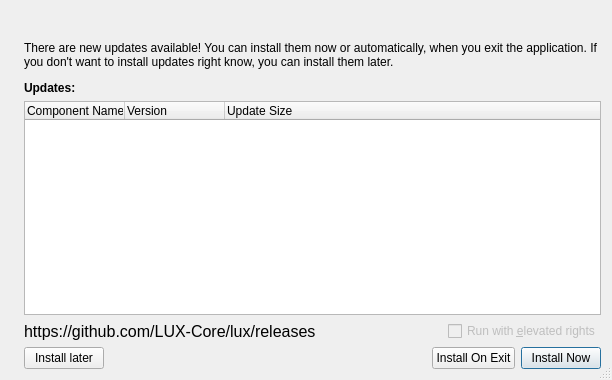
<?xml version="1.0" encoding="UTF-8"?>
<ui version="4.0">
 <class>UpdateInfoDialog</class>
 <widget class="QDialog" name="UpdateInfoDialog">
  <property name="windowModality">
   <enum>Qt::WindowModal</enum>
  </property>
  <property name="geometry">
   <rect>
    <x>0</x>
    <y>0</y>
    <width>612</width>
    <height>380</height>
   </rect>
  </property>
  <property name="windowTitle">
   <string>Check for Updates</string>
  </property>
  <property name="sizeGripEnabled">
   <bool>true</bool>
  </property>
  <property name="modal">
   <bool>true</bool>
  </property>
  <layout class="QHBoxLayout" name="rootLayout">
   <item>
    <widget class="QLabel" name="imageLabel">
     <property name="alignment">
      <set>Qt::AlignLeading|Qt::AlignLeft|Qt::AlignTop</set>
     </property>
    </widget>
   </item>
   <item>
    <layout class="QVBoxLayout" name="verticalLayout_3">
     <item>
      <layout class="QVBoxLayout" name="verticalLayout_2">
       <property name="spacing">
        <number>12</number>
       </property>
       <item>
        <widget class="QLabel" name="headerLabel">
         <property name="font">
          <font>
           <pointsize>12</pointsize>
          </font>
         </property>
        </widget>
       </item>
       <item>
        <widget class="QLabel" name="stateLabel">
         <property name="text">
          <string>There are new updates available! You can install them now or automatically, when you exit the application. If you don't want to install updates right know, you can install them later.</string>
         </property>
         <property name="wordWrap">
          <bool>true</bool>
         </property>
        </widget>
       </item>
       <item>
        <widget class="QLabel" name="label_2">
         <property name="font">
          <font>
           <weight>75</weight>
           <bold>true</bold>
          </font>
         </property>
         <property name="text">
          <string>Updates:</string>
         </property>
        </widget>
       </item>
      </layout>
     </item>
     <item>
      <widget class="QTreeWidget" name="updateListTreeWidget">
       <property name="editTriggers">
        <set>QAbstractItemView::NoEditTriggers</set>
       </property>
       <property name="tabKeyNavigation">
        <bool>true</bool>
       </property>
       <property name="showDropIndicator" stdset="0">
        <bool>false</bool>
       </property>
       <property name="alternatingRowColors">
        <bool>true</bool>
       </property>
       <property name="selectionMode">
        <enum>QAbstractItemView::NoSelection</enum>
       </property>
       <property name="rootIsDecorated">
        <bool>false</bool>
       </property>
       <property name="itemsExpandable">
        <bool>false</bool>
       </property>
       <property name="expandsOnDoubleClick">
        <bool>false</bool>
       </property>
       <column>
        <property name="text">
         <string>Component Name</string>
        </property>
       </column>
       <column>
        <property name="text">
         <string>Version</string>
        </property>
       </column>
       <column>
        <property name="text">
         <string>Update Size</string>
        </property>
       </column>
      </widget>
     </item>
     <item>
      <layout class="QHBoxLayout" name="horizontalLayout_2">
       <item>
        <widget class="QLabel" name="urlReleaseLabel">
         <property name="font">
          <font>
           <pointsize>12</pointsize>
          </font>
         </property>
         <property name="text">
          <string>https://github.com/LUX-Core/lux/releases</string>
         </property>
        </widget>
       </item>
       <item>
        <spacer name="horizontalSpacer_2">
         <property name="orientation">
          <enum>Qt::Horizontal</enum>
         </property>
         <property name="sizeHint" stdset="0">
          <size>
           <width>40</width>
           <height>20</height>
          </size>
         </property>
        </spacer>
       </item>
       <item>
        <widget class="QCheckBox" name="runAdminCheckBox">
         <property name="enabled">
          <bool>false</bool>
         </property>
         <property name="text">
          <string>Run with &amp;elevated rights</string>
         </property>
        </widget>
       </item>
      </layout>
     </item>
     <item>
      <layout class="QHBoxLayout" name="horizontalLayout">
       <item>
        <widget class="QPushButton" name="skipButton">
         <property name="toolTip">
          <string>Close and do nothing. You can install updates later.</string>
         </property>
         <property name="text">
          <string>Install later</string>
         </property>
         <property name="autoDefault">
          <bool>false</bool>
         </property>
        </widget>
       </item>
       <item>
        <spacer name="horizontalSpacer">
         <property name="orientation">
          <enum>Qt::Horizontal</enum>
         </property>
         <property name="sizeHint" stdset="0">
          <size>
           <width>40</width>
           <height>20</height>
          </size>
         </property>
        </spacer>
       </item>
       <item>
        <widget class="QPushButton" name="delayButton">
         <property name="toolTip">
          <string>You proceed using the application, and as soon as you close it, the updater will start automatically to install the updates.</string>
         </property>
         <property name="text">
          <string>Install On Exit</string>
         </property>
         <property name="autoDefault">
          <bool>false</bool>
         </property>
        </widget>
       </item>
       <item>
        <widget class="QPushButton" name="acceptButton">
         <property name="toolTip">
          <string>Closes the application and opens the installer to update the app.</string>
         </property>
         <property name="text">
          <string>Install Now</string>
         </property>
         <property name="autoDefault">
          <bool>false</bool>
         </property>
         <property name="default">
          <bool>true</bool>
         </property>
        </widget>
       </item>
      </layout>
     </item>
    </layout>
   </item>
  </layout>
 </widget>
 <tabstops>
  <tabstop>updateListTreeWidget</tabstop>
  <tabstop>runAdminCheckBox</tabstop>
  <tabstop>acceptButton</tabstop>
  <tabstop>delayButton</tabstop>
  <tabstop>skipButton</tabstop>
 </tabstops>
 <resources/>
 <connections>
  <connection>
   <sender>skipButton</sender>
   <signal>clicked()</signal>
   <receiver>UpdateInfoDialog</receiver>
   <slot>reject()</slot>
   <hints>
    <hint type="sourcelabel">
     <x>96</x>
     <y>368</y>
    </hint>
    <hint type="destinationlabel">
     <x>199</x>
     <y>351</y>
    </hint>
   </hints>
  </connection>
 </connections>
</ui>
